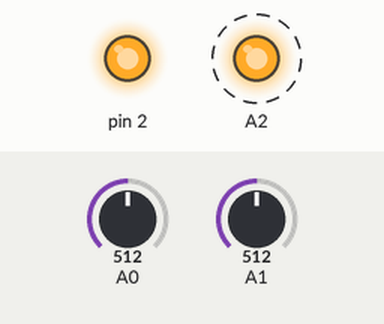
This sketch was run on a simulated Arduino Uno, built with avr-gcc and run on an emulated ATmega328P. Shown: output pins drawn as LEDs (lit = HIGH). Dashed ring = blinking. The inputs (shaded band) are chosen by the test bench; at power-on: A1 = 512, A0 = 512.

Above: at 2.3 s.
2.4 s: A1 set to 32
5.9 s: A1 set to 27
At 6.8 s:
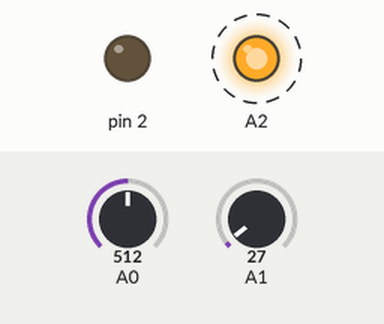
10.5 s: A0 set to 216
14.0 s: A0 set to 187
At 15.2 s:
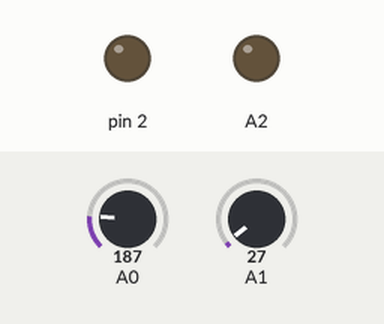
16.1 s: A0 set to 306
At 16.8 s:
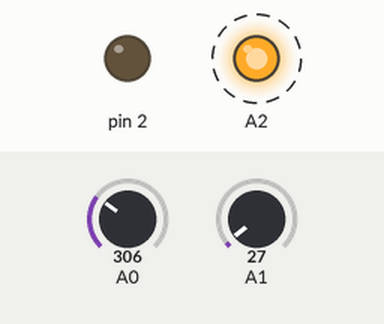
21.2 s: A0 set to 122
At 22.1 s:
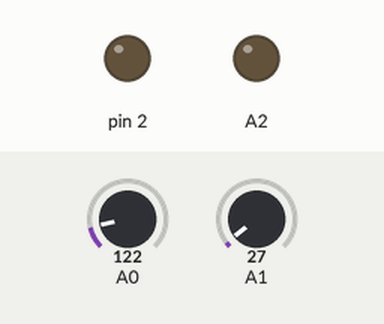
Timing chart, 0 to 24.2 s (numbered marks = the images above; inputs shaded):
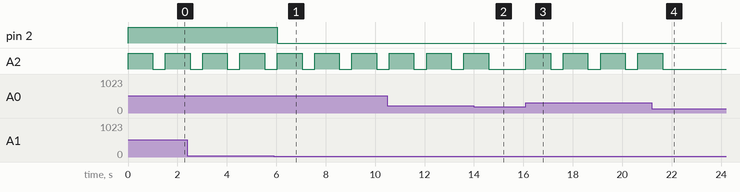

Measured:
- the behaviour switches between 30 and 29 on A1 (found by bisection; images 0 and 1)
- the behaviour switches between 205 and 204 on A0 (found by bisection; images 1 and 2)
- after the input at 5.9 s, pin 2: HIGH → LOW after 0.14 s
- after the input at 14.0 s, A2: goes on until 14.6 s, then stays LOW
- after the input at 16.1 s, A2: alternates HIGH for 1.0 s and LOW for 0.51 s, starting at once
- after the input at 21.2 s, A2: goes on until 21.6 s, then stays LOW
- by itself, A2: alternates HIGH for 1.0 s and LOW for 0.51 s

The sketch:

smart_home.ino
```cpp
// C++ code
//
void setup()
{
  pinMode(A2, OUTPUT);
  pinMode(A0, INPUT);
  pinMode(2, OUTPUT);
  pinMode(A1, INPUT);

}

void loop()
{

 int temp=analogRead(A1);
 if(temp>30)
 {
   digitalWrite(2,HIGH);
 }
   if(temp<30)
 {
   digitalWrite(2,LOW);
 }

 int gas=analogRead(A0);
 int b=map(gas,0,1023,0,255);
 if(b>50)
 {
   analogWrite(A2,b*10);
   delay(1000);
   analogWrite(A2,0);
   delay(10);
 }
 delay(500);
}
```
